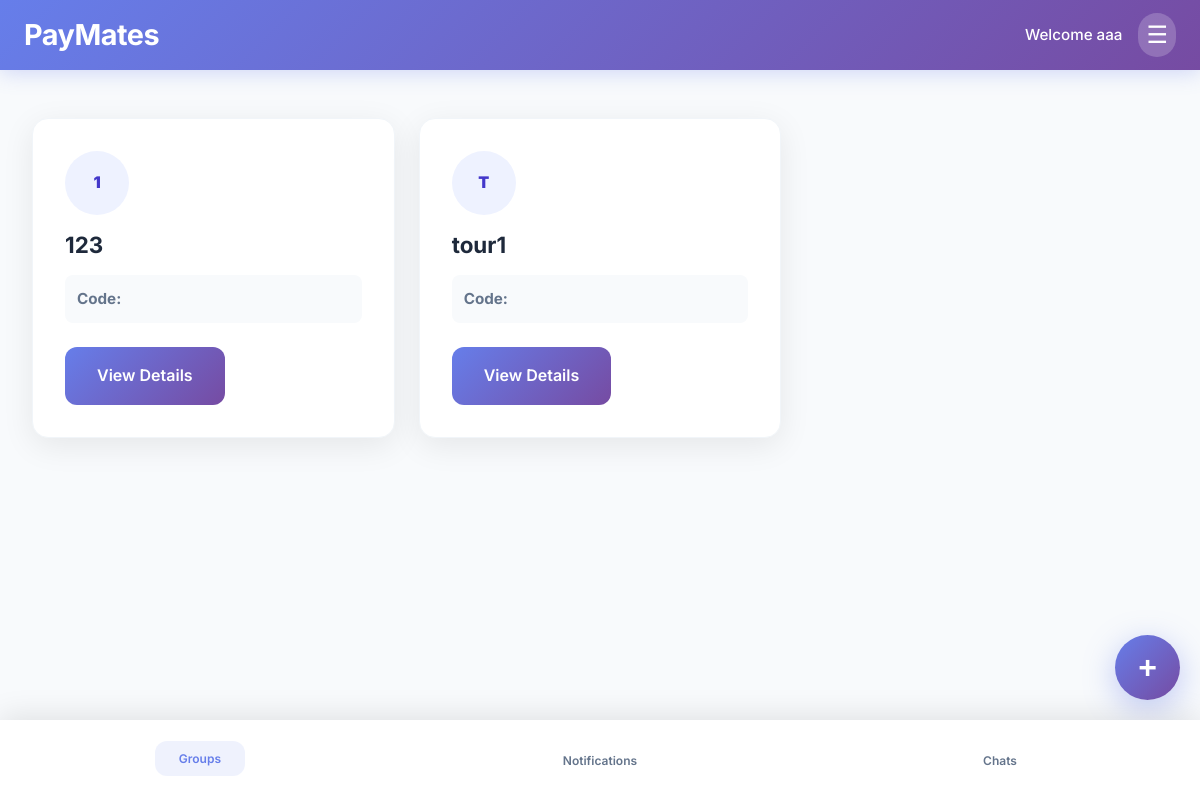
Page /dashboard/ (signed in) on the earlier database version.
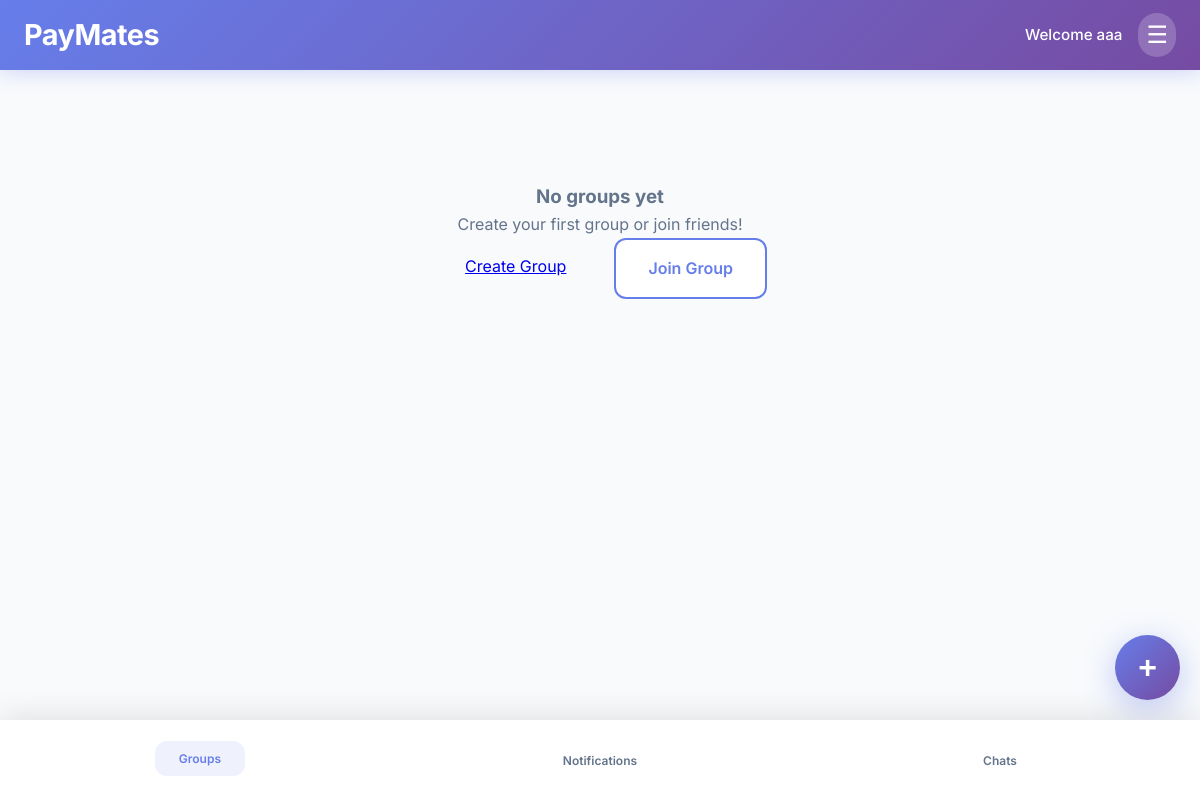
Same page on the later database version.
### core/models.py (models this page shows, shortened)
class Group(models.Model):
    name = models.CharField(max_length=100)
    groupcode = models.CharField(max_length=20, unique=True)
    createdby = models.ForeignKey(
        User,
        on_delete=models.CASCADE,
        related_name="createdgroups",
        null=True,
        blank=True,
    )
    members = models.ManyToManyField(
        User,
        related_name="paymatesgroups",
        related_query_name="paymatesgroup",
        blank=True,
    )
    image = models.ImageField(upload_to="grouppics", null=True, blank=True)

### core/views.py (the view)
# urls.py: path("dashboard/", views.dashboard, name="dashboard"),
@login_required
def dashboard(request):
    groups = Group.objects.filter(members=request.user).order_by("name")
    return render(request, "auth/dashboard.html", {"groups": groups})

### templates/auth/dashboard.html (shortened to what this page needs)
{% extends "base.html" %}
{% block content %}
<div style="padding: 2rem 1rem; max-width: 1200px; margin: 0 auto;">
  <div class="groups-grid" style="display: grid; grid-template-columns: repeat(3, minmax(0, 1fr)); gap: 1.5rem;">
    {% for group in groups %}
      <div class="group-card" style="background: white; border-radius: 16px; padding: 2rem; box-shadow: 0 8px 32px rgba(0,0,0,0.08); border: 1px solid #f1f5f9;">
        <div style="width:64px;height:64px;border-radius:999px;overflow:hidden;background:#eef2ff;display:flex;align-items:center;justify-content:center;font-weight:900;color:#4338ca;margin-bottom:12px;">
          {% if group.image %}
            <img src="{{ group.image.url }}" alt="{{ group.name }}" style="width:100%;height:100%;object-fit:cover;">
          {% else %}
            {{ group.name.0|upper }}
          {% endif %}
        </div>
        <h3 style="margin: 0 0 0.75rem 0; font-size: 1.4rem; color: #1e293b;">
          {{ group.name }}
        </h3>
        <p style="margin: 0 0 1.5rem 0; color: #64748b; font-size: 0.95rem; background: #f8fafc; padding: 0.75rem; border-radius: 8px;">
          <strong>Code:</strong> {{ group.groupcode }}
        </p>
        <a href="{% url 'groupdetail' groupid=group.id %}"
           style="background: linear-gradient(135deg, #667eea 0%, #764ba2 100%); color: white; padding: 1rem 2rem; border-radius: 12px; text-decoration: none; font-weight: 600; display: inline-block; transition: all 0.2s;"
           onmouseover="this.style.transform='translateY(-2px)'; this.style.boxShadow='0 8px 25px rgba(102,126,234,0.4)';"
           onmouseout="this.style.transform=''; this.style.boxShadow='';">
          View Details
        </a>
      </div>
    {% empty %}
      <div style="grid-column: 1 / -1; text-align: center; padding: 4rem 2rem; color: #64748b;">
        <h3>No groups yet</h3>
        <p>Create your first group or join friends!</p>
        <div style="display:flex; gap:1rem; justify-content:center; flex-wrap:wrap;">
          <a href="{% url 'creategroup' %}" class="btn-primary" style="padding: 1rem 2rem;">Create Group</a>
          <a href="{% url 'joingroup' %}" style="padding: 1rem 2rem; background: white; color: #667eea; border: 2px solid #667eea; border-radius: 12px; font-weight: 600; text-decoration: none;">Join Group</a>
        </div>
      </div>
    {% endfor %}
  </div>
</div>
<button class="floating-add" onclick="showGroupModal()" title="Add Group">+</button>
{% endblock %}

Differences in the rows shown:
removed Group: name.0 "1", name "123"
no longer on this page (row edited): Group: name.0 "T", name "tour1"
Other differences:
text now shown: "No groups yet Create your first group or join friends! Create Group Join Group"
